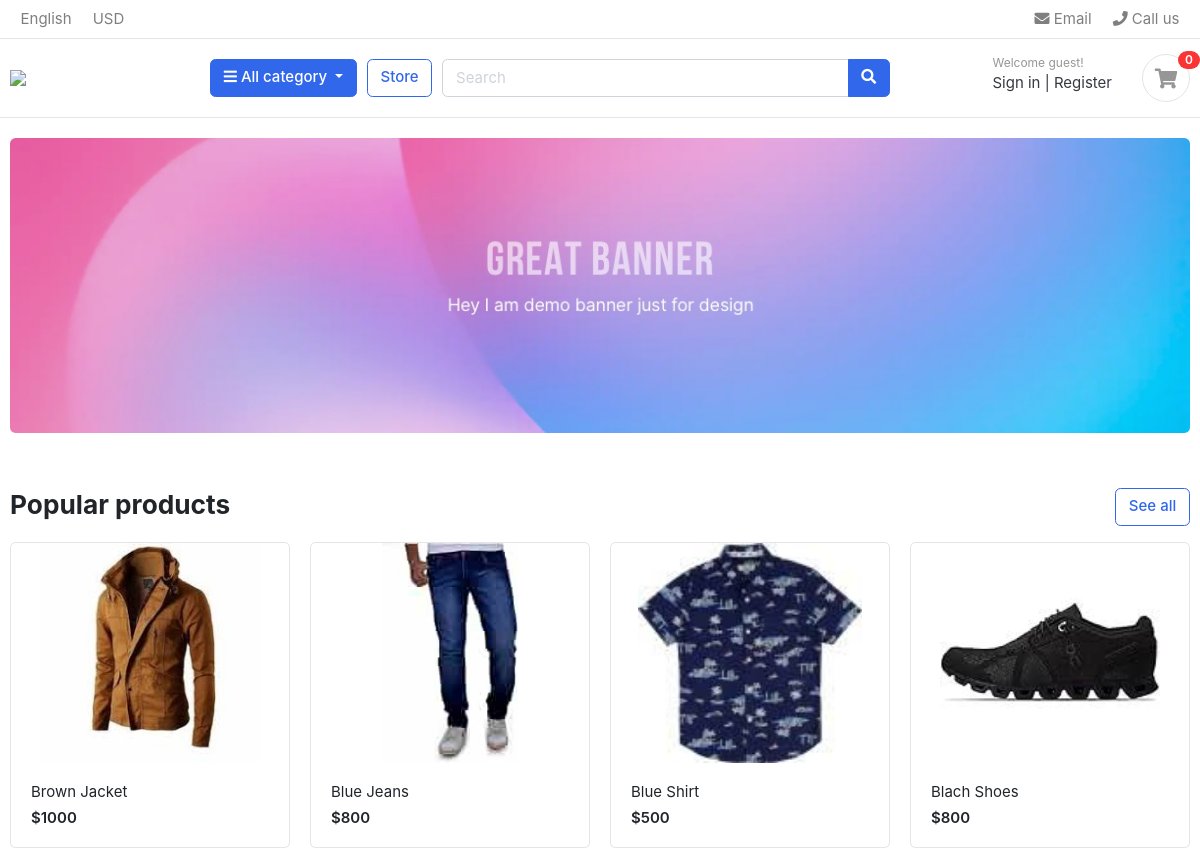
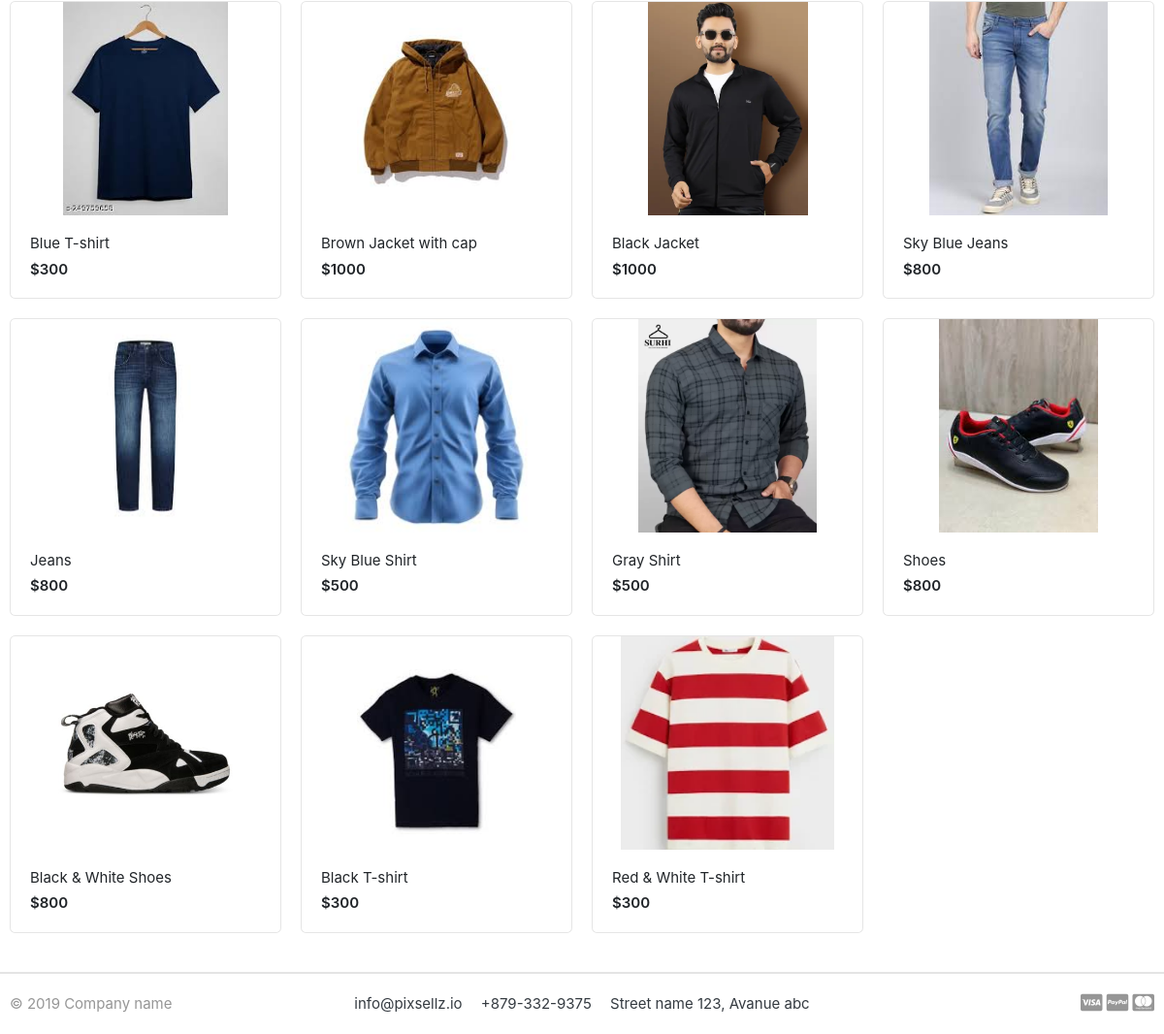
The page / on the database its author committed (2 pictures, top to bottom).
### store/models.py (models this page shows, shortened)
class Product(models.Model):
    product_name = models.CharField(max_length=200, unique=True)
    slug = models.SlugField(max_length=200, unique=True)
    description = models.TextField(max_length=200, unique=True)
    price = models.IntegerField()
    images = models.ImageField(upload_to= 'photos/products', unique=True)
    stoke = models.IntegerField()
    is_available = models.BooleanField(default=True)
    category = models.ForeignKey(Category, on_delete=models.CASCADE)
    created_date = models.DateTimeField(auto_now_add=True)
    modified_date = models.DateTimeField(auto_now=True)
    def get_url(self):
        return reverse('product_detail', args = [self.category.slug, self.slug])

### Ecommerce/views.py (the view)
# urls.py: 2. Add a URL to urlpatterns:  path('', views.home, name='home')
def home(request):
    products = Product.objects.all().filter(is_available = True)
    context = {
        'products': products
    }
    return render(request, 'index.html', context)

### cart/context_processor.py (called while the page is built)
def counter(request):
    cart_count = 0
    if 'admin' in request.path:
        return {}
    else:
        try:
            cart = Cart.objects.filter(cart_id = _cart_id(request))
            cart_items = CartItem.objects.all().filter(cart = cart[:1])
            for cart_item in cart_items:
                cart_count += cart_item.quantity
        except Cart.DoesNotExist:
            cart_count = 0
        return dict(cart_count = cart_count )

### cart/views.py (called while the page is built)
def _cart_id(request):
    cart = request.session.session_key
    if not cart:
        cart = request.session.create()
    return cart

### category/context_processors.py (called while the page is built)
def menu_links(request):
    links = Category.objects.all()
    return dict(links = links)

### category/models.py (called while the page is built)
    def get_url(self):
        return reverse('products_by_category', args = [self.slug])

### templates/index.html (shortened to what this page needs)
{% extends "./base.html" %}
{% load static %}
{% block content %}
    <section class="section-intro padding-y-sm">
        <div class="container">
            <div class="intro-banner-wrap">
                <img src="{% static "images/banners/1.jpg" %}" class="img-fluid rounded">
            </div>
        </div>
    </section>
    <section class="section-name padding-y-sm">
        <div class="container">
            <header class="section-heading">
                <a href="./store.html" class="btn btn-outline-primary float-right">See all</a>
                <h3 class="section-title">Popular products</h3>
            </header>
            <div class="row">
                {% for product in products %}
                <div class="col-md-3">
                    <div class="card card-product-grid">
                        <a href="./product-detail.html" class="img-wrap"> <img src="{{product.images.url}}"> </a>
                        <figcaption class="info-wrap">
                            <a href="{{ product.get_url }}" class="title">{{product.product_name}}</a>
                            <div class="price mt-1">${{product.price}}</div>
                        </figcaption>
                    </div>
                </div>
                {% endfor %}
            </div>
        </div>
    </section>
{% endblock content %}

### templates/base.html (shortened to what this page needs)
<!DOCTYPE HTML>
<html lang="en">
{% load static %}
<head>
    <link href="{% static "css/bootstrap.css" %}" rel="stylesheet" type="text/css" />
    <link href="{% static "fonts/fontawesome/css/all.min.css" %}" type="text/css" rel="stylesheet">
    <link href="{% static "css/ui.css" %}" rel="stylesheet" type="text/css" />
    <link href="{% static "css/responsive.css" %}" rel="stylesheet" media="only screen and (max-width: 1200px)" />
</head>
<body>
    {% include 'base/header.html' %}
    {% block content %}{% endblock content %}
    {% include 'base/footer.html' %}
</body>
</html>

### templates/base/header.html (shortened to what this page needs)
{% load static %}
<header class="section-header">
    <nav class="navbar p-md-0 navbar-expand-sm navbar-light border-bottom">
        <div class="container">
            <div class="collapse navbar-collapse" id="navbarTop4">
                <ul class="navbar-nav mr-auto">
                    <li class="nav-item dropdown">
                        <a href="#" class="nav-link"> English </a>
                    </li>
                    <li class="nav-item dropdown">
                        <a href="#" class="nav-link"> USD </a>
                    </li>
                </ul>
                <ul class="navbar-nav">
                    <li><a href="#" class="nav-link"> <i class="fa fa-envelope"></i> Email </a></li>
                    <li><a href="#" class="nav-link"> <i class="fa fa-phone"></i> Call us </a></li>
                </ul>
            </div>
        </div>
    </nav>
    <section class="header-main border-bottom">
        <div class="container">
            <div class="row align-items-center">
                <div class="col-lg-2 col-md-3 col-6">
                    <a href="{% url "home" %}" class="brand-wrap">
                        <img class="logo" src="{% static "./images/logo.png" %}">
                    </a>
                </div>
                <div class="col-lg col-sm col-md col-6 flex-grow-0">
                    <div class="category-wrap dropdown d-inline-block float-right">
                        <button type="button" class="btn btn-primary dropdown-toggle" data-toggle="dropdown">
                            <i class="fa fa-bars"></i> All category
                        </button>
                    </div>
                </div>
                <a href="{% url "store" %}" class="btn btn-outline-primary">Store</a>
                <div class="col-lg  col-md-6 col-sm-12 col">
                    <form action="{% url "search" %}" class="search" method="GET">
                        <div class="input-group w-100">
                            <input type="text" class="form-control" style="width:60%;" placeholder="Search" name="keyword">
                            <div class="input-group-append">
                                <button class="btn btn-primary" type="submit">
                                    <i class="fa fa-search"></i>
                                </button>
                            </div>
                        </div>
                    </form>
                </div>
                <div class="col-lg-3 col-sm-6 col-8 order-2 order-lg-3">
                    <div class="d-flex justify-content-end mb-3 mb-lg-0">
                        <div class="widget-header">
                            {% if user.id is None %}
                            <small class="title text-muted">Welcome guest!</small>
                            <div>
                                <a href="{% url "login" %}">Sign in</a> <span class="dark-transp"> | </span>
                                <a href="{% url "register" %}"> Register</a>
                            </div>
                            {% else %}
                            <small class="title text-muted">Welcome {{ user.first_name }}</small>
                            <div>
                                <a href="{% url "dashboard" %}">Dash Board</a> <span class="dark-transp"> | </span>
                                <a href="{% url "logout" %}"> logout</a>
                            </div>
                            {% endif %}
                        </div>
                        <a href="./cart.html" class="widget-header pl-3 ml-3">
                            <div class="icon icon-sm rounded-circle border"><i class="fa fa-shopping-cart"></i>
                            </div>
                            <span class="badge badge-pill badge-danger notify">{{ cart_count }}</span>
                        </a>
                    </div>
                </div>
            </div>
        </div>
    </section>
</header>

### templates/base/footer.html
{% load static %}
    <footer class="section-footer border-top">
        <div class="container">
            <section class="footer-bottom border-top row">
                <div class="col-md-2">
                    <p class="text-muted"> &copy 2019 Company name </p>
                </div>
                <div class="col-md-8 text-md-center">
                    <span class="px-2">info@pixsellz.io</span>
                    <span class="px-2">+879-332-9375</span>
                    <span class="px-2">Street name 123, Avanue abc</span>
                </div>
                <div class="col-md-2 text-md-right text-muted">
                    <i class="fab fa-lg fa-cc-visa"></i>
                    <i class="fab fa-lg fa-cc-paypal"></i>
                    <i class="fab fa-lg fa-cc-mastercard"></i>
                </div>
            </section>
        </div>
    </footer>

### static/css/ui.css (style rules this page uses)
html { font-family: "Inter", sans-serif; font-size: 15px; }
.img-wrap { text-align: center; display: block; }
.img-wrap img { max-width: 100%; }
.icon-xs, .icon-sm, .icon-md, .icon-lg { display: inline-block; text-align: center; flex-shrink: 0; flex-grow: 0; }
.icon-sm { width: 48px; height: 48px; line-height: 48px !important; font-size: 20px; }
.padding-y-sm { padding-top: 20px; padding-bottom: 20px; }
.section-heading { margin-bottom: 20px; margin-top: 15px; }
.section-title { color: #212529; }
p:last-child { margin-bottom: 0; }
.header-main { position: relative; padding-top: 1rem; padding-bottom: 1rem; }
.brand-wrap .logo, .navbar-brand .logo { margin-right: 7px; max-height: 42px; display: inline-block; }
.widget-header { display: inline-block; vertical-align: middle; position: relative; }
.widget-header a { color: #343a40; }
.widget-header i { color: #969696; }
.widget-header .title { display: block; }
.widget-header .notify { position: absolute; top: -3px; right: -10px; }
.footer-bottom { padding-top: 20px; padding-bottom: 20px; }
[class*=card-product] a.title { color: #212529; display: block; }
[class*=card-product] .img-wrap { overflow: hidden; position: relative; }
[class*=card-product] .img-wrap img { height: 100%; max-width: 100%; width: auto; display: inline-block; -o-object-fit: cover; object-fit: cover; }
.card-product-grid { margin-bottom: 20px; }
.card-product-grid .img-wrap { border-radius: 0.2rem 0.2rem 0 0; height: 220px; }
.card-product-grid .info-wrap { overflow: hidden; padding: 18px 20px; }
.card .img-wrap { overflow: hidden; }
.notify { position: absolute; top: -4px; right: -10px; display: inline-block; padding: 0.25em 0.6em; font-size: 12px; line-height: 1; text-align: center; border-radius: 3rem; color: #fff; background-color: #fa3434; }
.price { font-weight: 600; color: #212529; }

### rows shown on the page
Product: images (picture), product_name "Brown Jacket", price "1000"
Product: images (picture), product_name "Blue Jeans", price "800"
Product: images (picture), product_name "Blue Shirt", price "500"
Product: images (picture), product_name "Blach Shoes", price "800"
Product: images (picture), product_name "Blue T-shirt", price "300"
Product: images (picture), product_name "Brown Jacket with cap", price "1000"
Product: images (picture), product_name "Black Jacket", price "1000"
Product: images (picture), product_name "Sky Blue Jeans", price "800"
Product: images (picture), product_name "Jeans", price "800"
Product: images (picture), product_name "Sky Blue Shirt", price "500"
Product: images (picture), product_name "Gray Shirt", price "500"
Product: images (picture), product_name "Shoes", price "800"
Product: images (picture), product_name "Black & White Shoes", price "800"
Product: images (picture), product_name "Black T-shirt", price "300"
Product: images (picture), product_name "Red & White T-shirt", price "300"

### other values the page prints
{{ cart_count }} "0"
